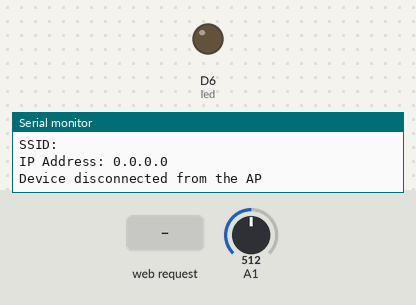
The sketch below on a simulated Arduino MKR. Shown: output pins drawn as LEDs (lit = HIGH), the last lines printed to the serial monitor. Inputs (shaded band) come from the test bench; at power-on: A1 = 512.

Above: at 11.2 s.
11.3 s: HTTP request GET /H received
At 12.5 s:
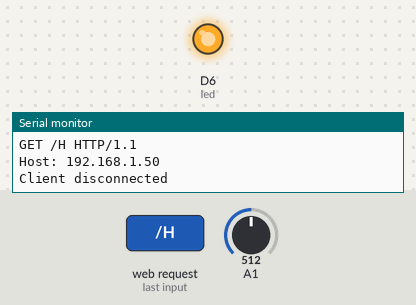
12.8 s: HTTP request GET /L received
At 13.7 s:
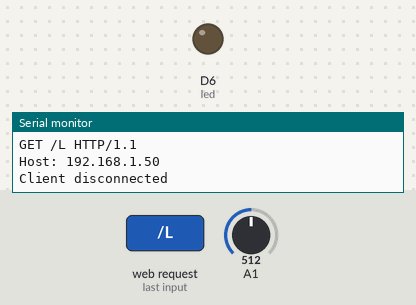
Timing chart, 0 to 15.8 s (numbered marks = the images above; inputs shaded):
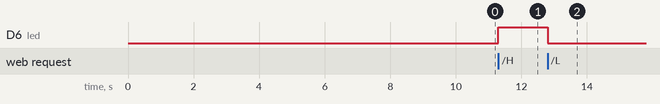

Measured:
- after the input at 11.3 s, D6 (led): LOW → HIGH at once
- after the input at 12.8 s, D6 (led): HIGH → LOW at once

The sketch:

AP-testing.ino
```cpp
//T OBRIEN 20240409
// Taken from https://docs.arduino.cc/tutorials/uno-wifi-rev2/uno-wifi-r2-web-server-ap-mode/
//
// So now can I modify this so that I am passing sensor data to the page?
//


#include <WiFiNINA.h>

char ssid[] ="HiveMind";
char pass[] = "Password";  // Can I keep this open? What are the risks?
int keyIndex = 0; //Only for WEP

int led = LED_BUILTIN;
int status = WL_IDLE_STATUS;
WiFiServer server(80);


void setup() {
  // put your setup code here, to run once:
  Serial.begin(9600);
  while (!Serial){
    ; //wait for serial port to connect. Needed for Native USB  Port only -- Huh?
    }

    Serial.println("Access Point Web Server");

    pinMode(led, OUTPUT); //Set pin Mode

    // Check for WiFi Module
    if (WiFi.status() == WL_NO_MODULE){
      Serial.println("Communication with Wifi Module failed!");
      //Don't continue
      while(true);
      }

      String fv = WiFi.firmwareVersion();
      if (fv < WIFI_FIRMWARE_LATEST_VERSION){
        Serial.println("Please upgrade the firmware");
        }

        //print the network name (SSID);
        Serial.print("Creating access point named: ");
        Serial.println(ssid);

        // Create open network. Change this line if creating a WEP network.
        status = WiFi.beginAP(ssid, pass);
        if (status != WL_AP_LISTENING){
          Serial.println("Creating access point failed");
          //Don't continue
          while(true);

          }

          //Wait 10 seconds for connection
          delay(10000);

          // start web server on port 80.
          server.begin();

          //you are connected now print the status
          printWiFiStatus();
}

void loop() {
  // put your main code here, to run repeatedly:
  // compare the previous status to the current status
  if (status != WiFi.status()){
    //it had changed update the variable
    status = WiFi.status();

    if (status == WL_AP_CONNECTED){
      //a device has connected to the AP
      Serial.println("Device connected to AP");
      }else{
      // a device had disconnected from the AP
      Serial.println("Device disconnected from the AP");
        }
    }

    WiFiClient client = server.available(); // listen for incoming clients

    if (client){                      // if you get a client,
      Serial.println("newe client");  // print a message out the serial port
      String currentLine = "";        // make a String to hold incoming data from the client
      while (client.connected()){     // loop while the client's connected
        if (client.available()){      // if there's bytes to read from the client,
          char c = client.read();     //read a byte then
          Serial.write(c);            // print it out the serial monitor
          if (c == '\n'){             // if the byte is a newline character
            // if the current line is blank, you got two newline characters in a row.
            // that's the end of the client HTTP request, so send a response:
            if (currentLine.length()==0){
               // HTTP headers always start with a response code (e.g. HTTP/1.1 200 OK)
              // and a content-type so the client knows what's coming, then a blank line:
              client.println("HTTP/1.1 200 OK");
              client.println("Content-type:text/html");
              client.println("");
            // the content of the HTTP response follows the header:
              client.print("Click <a href=\"/H\">here</a> turn the LED on<br>");
              client.print("Click <a href=\"/H\">here</a> turn the LED off<br>");

              int randomReading = analogRead(A1);
              client.print("Random reading from analog pin: ");
              client.print(randomReading);

              //HTTP response ends with a blank line.
              client.println();
              //break out the while loop
              break;
              }else{
                // if you got a newline then clear current line
                currentLine = "";
                }

            }else if (c != '\r'){
                                      // if you got anything else but a carriage return character,
              currentLine += c;      // add it to the end of the currentLine
              }

              //Check to see if client requests was Get /H or Get /L
              if (currentLine.endsWith("GET /H")){
                digitalWrite(led, HIGH);
              }
              if (currentLine.endsWith("GET /L")){
                digitalWrite(led, LOW);
                }
           }
        }
        // close the connectoin
        client.stop();
        Serial.println("Client disconnected");
      }

}

void printWiFiStatus(){
  //print the ssid of the net you are connected to
  Serial.print("SSID: ");
  Serial.println(WiFi.SSID());

  // print your wifi shields IP Address
  IPAddress ip =  WiFi.localIP();
  Serial.print("IP Address: ");
  Serial.println(ip);
  }
```
